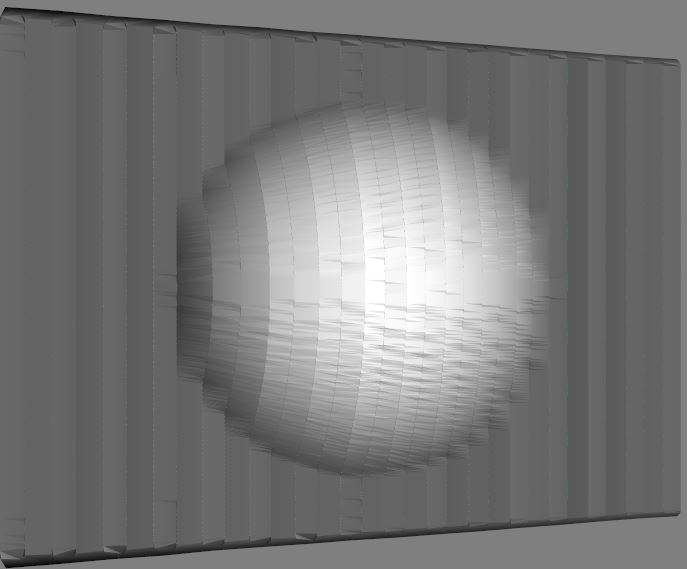
#> input picture screen_mesh_manuel.JPG, 687 x 569 px, found by its file name
$ python rep_mesh_noir_blanc.py
#> lines starting #> are read from the running program, lines starting #| are printed output that depends on the picture
#Import Libraries
from PIL.Image import*
from PIL import Image, ImageDraw
from colormap import rgb2hex
import matplotlib.pyplot as plt
import numpy as np
import time
start_time = time.process_time()
#Read image
img2=Image.open('screen_mesh_manuel.jpg')
#> img2 is the input picture: PIL image 687x569 RGB; mean R, G, B 119.6, 119.6, 119.6

img = img2.convert('L')
width, height = img.size
#> width = 687; height = 569
B = img.resize((round(min(width, height)/10),round(min(width,height)/10)),resample=Image.BILINEAR)
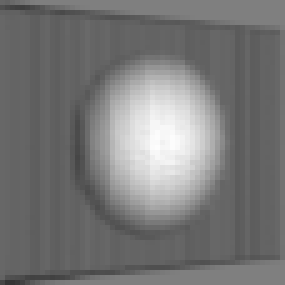
#> B: PIL image 57x57 L (shown 5 times larger); min 53, max 253, mean 119.5
C = B.resize((1024,768), Image.NEAREST)
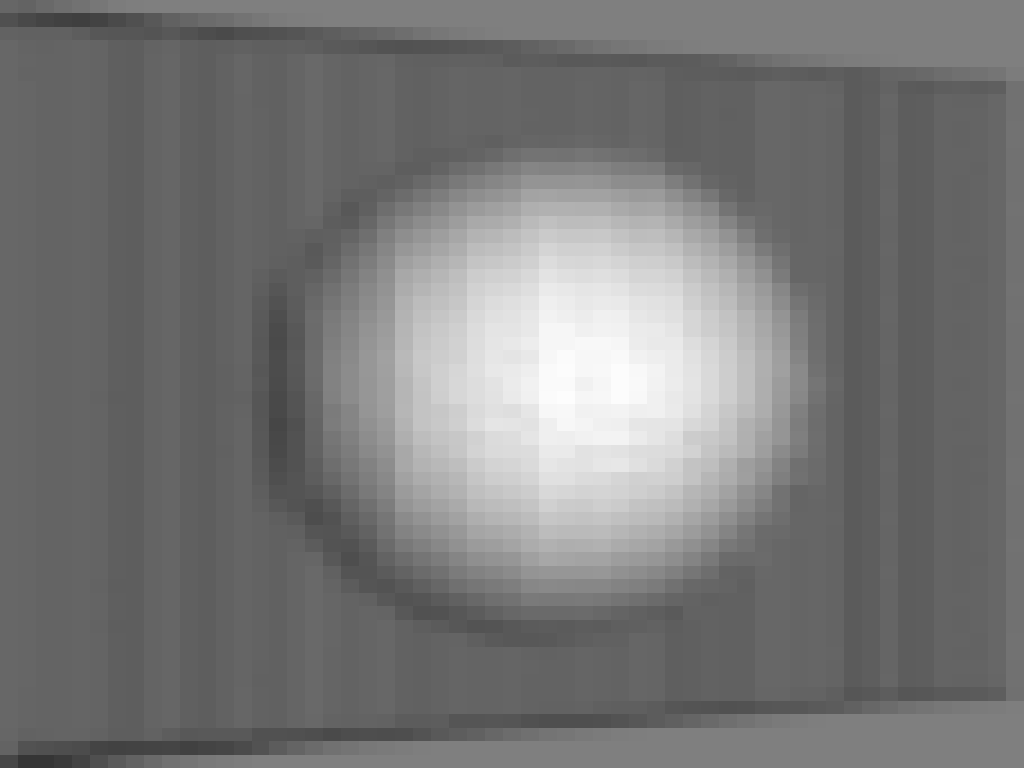
#> C: PIL image 1024x768 L; min 53, max 253, mean 119.5
C.save('1024x768_representation.jpg')
img3 = open('1024x768_representation.jpg')

[X,Y] = np.meshgrid(np.linspace(0-512,1024-512,1024),np.linspace(0-384,768-384,768))

M = []

for k in range(768):
    M.append([])
    for j in range(1024):
        Z = img3.getpixel((j,k))-174.2
        M[k].append(Z)
#> after the loop, M = 768 items


plt.figure();
z_min, z_max = -75, 75
plt.pcolor(X,Y,M, cmap='gray')
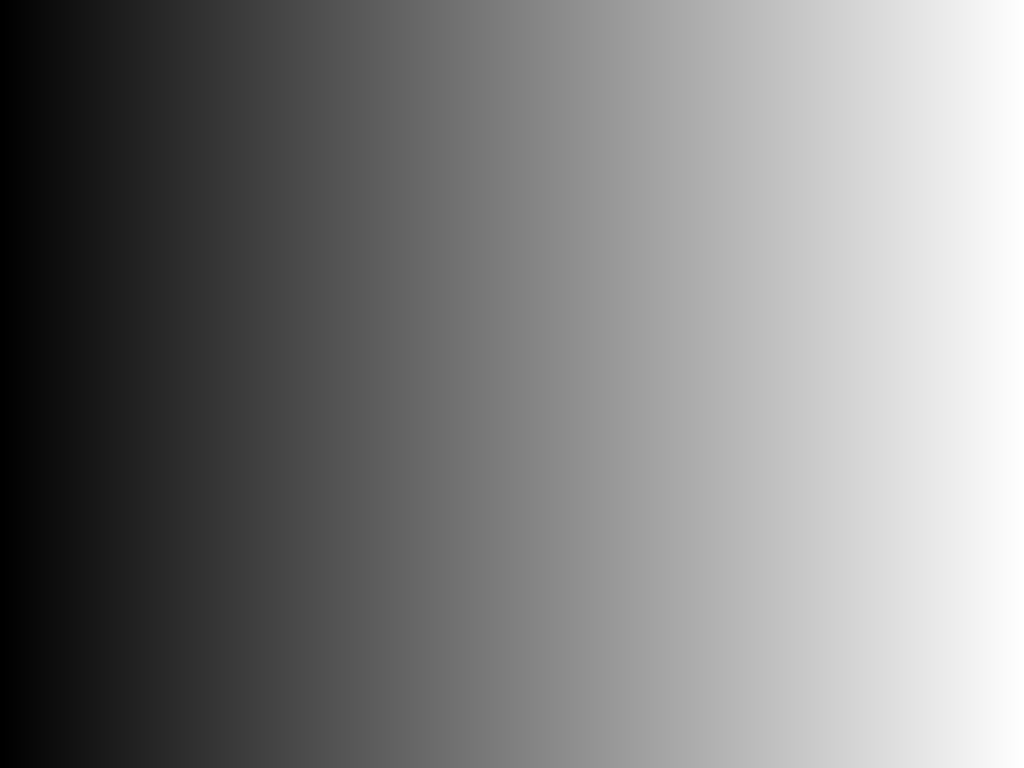
#> X: shape (768, 1024) float64; min -512, max 512, mean 0; drawn with min black and max white
plt.axis([X.min(), X.max(), Y.min(), Y.max()])
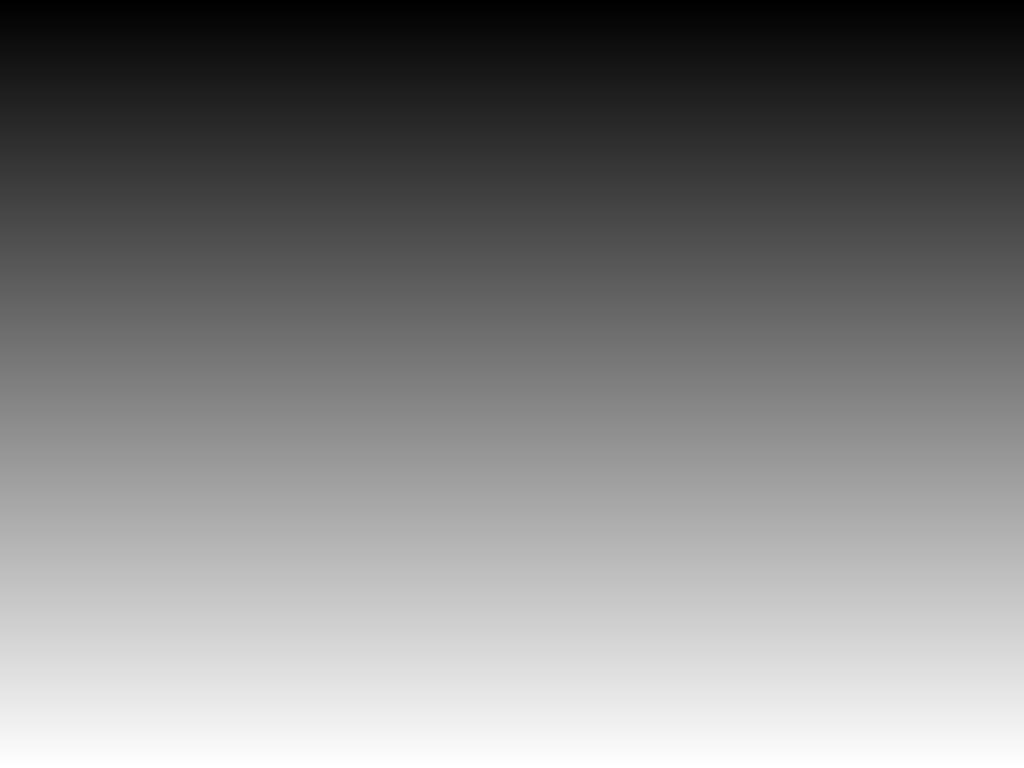
#> Y: shape (768, 1024) float64; min -384, max 384, mean 0; drawn with min black and max white
plt.colorbar()

print(time.process_time() - start_time, "seconds")  # fin mesure temps d'éxecusion


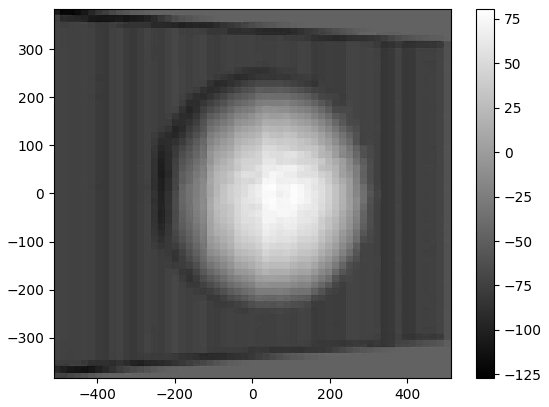
#> figure drawn by matplotlib, 2 panels
